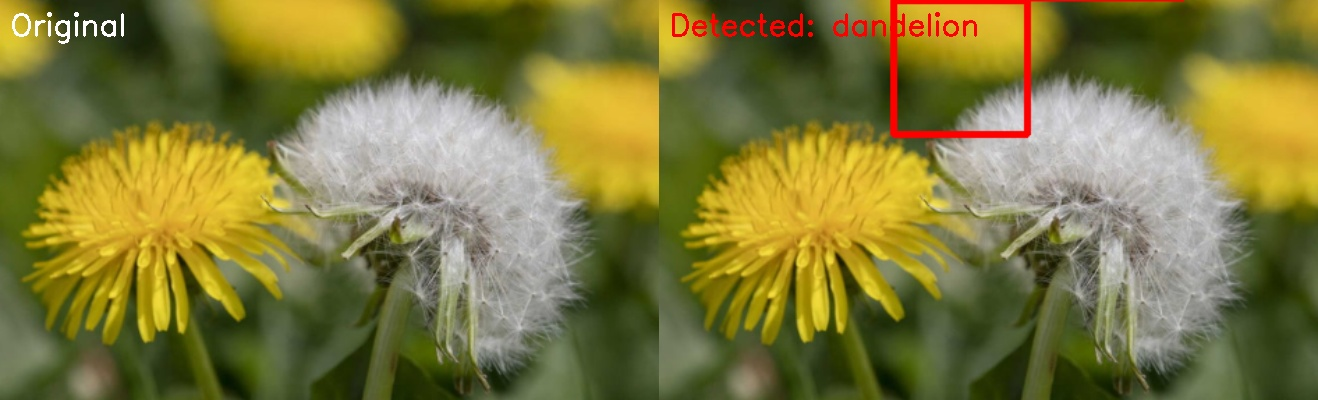
#> input picture detection_result.jpg, 1318 x 400 px
$ python -i flower_detection.py   (imports and definitions only)
#> lines starting #> are read from the running program, lines starting #| are printed output that depends on the picture
#> further down, picture is the input picture: shape (400, 1318, 3); mean B, G, R 60.4, 121, 125.8


import os
import cv2
import argparse
import warnings
import numpy as np
import joblib
from tqdm import tqdm
from skimage.feature import hog
from sklearn.neighbors import KNeighborsClassifier
from sklearn.svm import SVC
from sklearn.preprocessing import LabelEncoder, StandardScaler
from sklearn.pipeline import Pipeline
from sklearn.model_selection import train_test_split
from sklearn.metrics import classification_report, accuracy_score
from collections import defaultdict


# ─────────────────────────────────────────────────────────────────────────────
#  CONFIG  (tweak these if needed)
# ─────────────────────────────────────────────────────────────────────────────
IMG_SIZE    = 96      # Resize for HOG + color feature extraction
WIN_SIZE    = 96      # Sliding window size (must equal IMG_SIZE)
STRIDE      = 24      # Step size — smaller = more thorough but slower
CONF_THRESH = 0.65    # Min confidence to show a detection
NMS_IOU     = 0.30    # NMS overlap threshold
SCALES      = [1.0, 0.75, 0.5]   # Multi-scale pyramid
MODEL_FILE  = "flower_svm_model.pkl"


# ─────────────────────────────────────────────────────────────────────────────
#  FEATURE EXTRACTOR  — HOG + HSV Color Histogram
# ─────────────────────────────────────────────────────────────────────────────
def extract_features(img_bgr):
    """
    Combine HOG (shape) + HSV color histogram (flower color).
    Returns a fixed-length float32 feature vector.
    """
    resized = cv2.resize(img_bgr, (IMG_SIZE, IMG_SIZE))
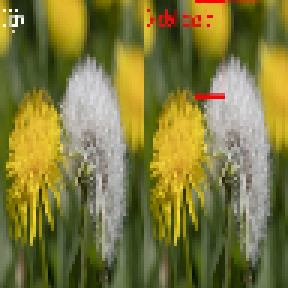
#> resized: shape (96, 96, 3) (shown 3 times larger); mean B, G, R 60.6, 121.5, 125.6

    # HOG on grayscale
    gray     = cv2.cvtColor(resized, cv2.COLOR_BGR2GRAY)
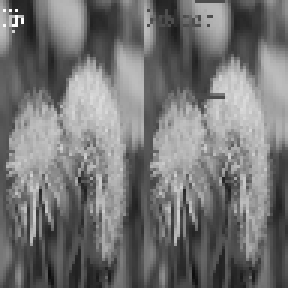
#> gray: shape (96, 96) (shown 3 times larger); min 13, max 254, mean 115.8
    hog_feat = hog(
        gray,
        orientations=9,
        pixels_per_cell=(8, 8),
        cells_per_block=(2, 2),

        block_norm='L2-Hys',
        transform_sqrt=True,
        visualize=False
    )
#> hog_feat = 4356 values, max 0.415 at index 81, min 0 at index 10, mean 0.132

    # HSV color histogram (captures flower hue and saturation)
    hsv    = cv2.cvtColor(resized, cv2.COLOR_BGR2HSV)
#> hsv: shape (96, 96, 3); mean H, S, V 33.4, 141.8, 131.3
    h_hist = cv2.calcHist([hsv], [0], None, [32], [0, 180]).flatten()
#> h_hist = 32 values, max 2679 at index 4, min 0 at index 11, mean 288
    s_hist = cv2.calcHist([hsv], [1], None, [32], [0, 256]).flatten()
#> s_hist = 32 values, max 828 at index 25, min 70 at index 5, mean 288
    h_hist = h_hist / (h_hist.sum() + 1e-6)
#> h_hist = 32 values, max 0.291 at index 4, min 0 at index 11, mean 0.0312
    s_hist = s_hist / (s_hist.sum() + 1e-6)
#> s_hist = 32 values, max 0.0898 at index 25, min 0.0076 at index 5, mean 0.0312

    return np.concatenate([hog_feat, h_hist, s_hist]).astype(np.float32)


# [394 lines left out: functions augment_image, class_confidences, load_dataset, train, sliding_window, nms and 4 more, not called in this run]


# [2 lines not run here, left out]

>>> import cv2
>>> picture = cv2.imread('detection_result.jpg')
>>> result = extract_features(picture)
#> result = 4420 values, max 0.415 at index 81, min 0 at index 10, mean 0.131
